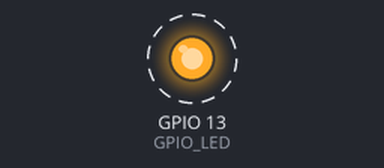
A program run on a simulated ESP32. Parts: output pins drawn as LEDs (lit = HIGH). Dashed ring = blinking. What the program prints to the serial monitor is not drawn. At 11.0 s the program puts the board to deep sleep or switches it off; the recording ends there.

Above: at 0.2 s.
Timing chart, 0 to 3.0 s (numbered marks = the images above):
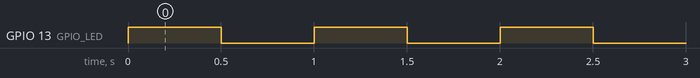

The program:

main.cpp
```cpp
#include <Arduino.h>

#define LED 2
#define GPIO_LED 13

#define uS_TO_S_FACTOR 1000000
#define TIME_TO_SLEEP  5        //sec

void print_wakeup_reason(){
  esp_sleep_wakeup_cause_t wakeup_reason;
  wakeup_reason = esp_sleep_get_wakeup_cause();
  switch(wakeup_reason)
  {
    case ESP_SLEEP_WAKEUP_EXT0 : Serial.println("Wakeup caused by external signal using RTC_IO"); break;
    case ESP_SLEEP_WAKEUP_EXT1 : Serial.println("Wakeup caused by external signal using RTC_CNTL"); break;
    case ESP_SLEEP_WAKEUP_TIMER : Serial.println("Wakeup caused by timer"); break;
    case ESP_SLEEP_WAKEUP_TOUCHPAD : Serial.println("Wakeup caused by touchpad"); break;
    case ESP_SLEEP_WAKEUP_ULP : Serial.println("Wakeup caused by ULP program"); break;
    default : Serial.printf("Wakeup was not caused by deep sleep: %d\n", wakeup_reason); break;
  }
}

void setup() {
  Serial.begin(115200);
  pinMode(GPIO_LED, GPIO_MODE_OUTPUT);
  print_wakeup_reason();
}

void loop()
{
  for(int i = 0; i < 10; i++)
  {
    digitalWrite(GPIO_LED, HIGH);
    Serial.println("LED is on");
    delay(500);
    digitalWrite(GPIO_LED, LOW);
    Serial.println("LED is off");
    delay(500);
  }

  esp_sleep_enable_timer_wakeup(TIME_TO_SLEEP * uS_TO_S_FACTOR);
  Serial.println("Setup ESP32 to sleep for every " + String(TIME_TO_SLEEP) +
  " Seconds");

  Serial.println("Going to sleep now");
  delay(1000);
  Serial.flush();
  esp_deep_sleep_start();
}
```

Measured:
- by itself, GPIO 13 (GPIO_LED): alternates HIGH for 0.50 s and LOW for 0.50 s, 20 changes in all, then stays LOW
